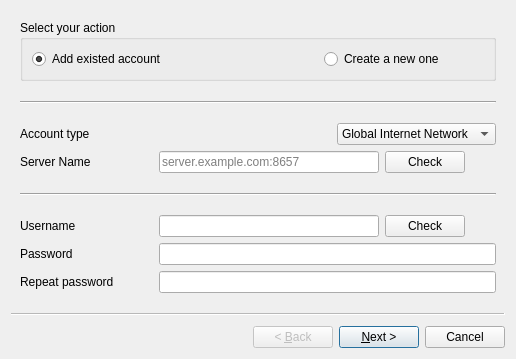
<?xml version="1.0" encoding="UTF-8"?>
<ui version="4.0">
 <class>wizard</class>
 <widget class="QWizard" name="wizard">
  <property name="geometry">
   <rect>
    <x>0</x>
    <y>0</y>
    <width>516</width>
    <height>359</height>
   </rect>
  </property>
  <property name="windowTitle">
   <string>Add Account</string>
  </property>
  <widget class="QWizardPage" name="wizardPage1">
   <layout class="QVBoxLayout" name="verticalLayout">
    <item>
     <widget class="QGroupBox" name="accountAction">
      <property name="title">
       <string>Select your action</string>
      </property>
      <property name="flat">
       <bool>false</bool>
      </property>
      <property name="checkable">
       <bool>false</bool>
      </property>
      <layout class="QHBoxLayout" name="horizontalLayout">
       <item>
        <widget class="QRadioButton" name="addExistedAccount">
         <property name="sizePolicy">
          <sizepolicy hsizetype="Minimum" vsizetype="Fixed">
           <horstretch>0</horstretch>
           <verstretch>0</verstretch>
          </sizepolicy>
         </property>
         <property name="text">
          <string>Add existed account</string>
         </property>
         <property name="checked">
          <bool>true</bool>
         </property>
         <attribute name="buttonGroup">
          <string>buttonGroup</string>
         </attribute>
        </widget>
       </item>
       <item>
        <spacer name="horizontalSpacer_2">
         <property name="orientation">
          <enum>Qt::Horizontal</enum>
         </property>
         <property name="sizeType">
          <enum>QSizePolicy::Fixed</enum>
         </property>
         <property name="sizeHint" stdset="0">
          <size>
           <width>126</width>
           <height>20</height>
          </size>
         </property>
        </spacer>
       </item>
       <item>
        <widget class="QRadioButton" name="createNew">
         <property name="text">
          <string>Create a new one</string>
         </property>
         <attribute name="buttonGroup">
          <string>buttonGroup</string>
         </attribute>
        </widget>
       </item>
      </layout>
     </widget>
    </item>
    <item>
     <spacer name="verticalSpacer">
      <property name="orientation">
       <enum>Qt::Vertical</enum>
      </property>
      <property name="sizeType">
       <enum>QSizePolicy::Expanding</enum>
      </property>
      <property name="sizeHint" stdset="0">
       <size>
        <width>23</width>
        <height>0</height>
       </size>
      </property>
     </spacer>
    </item>
    <item>
     <widget class="Line" name="line">
      <property name="orientation">
       <enum>Qt::Horizontal</enum>
      </property>
     </widget>
    </item>
    <item>
     <spacer name="verticalSpacer_2">
      <property name="orientation">
       <enum>Qt::Vertical</enum>
      </property>
      <property name="sizeHint" stdset="0">
       <size>
        <width>20</width>
        <height>0</height>
       </size>
      </property>
     </spacer>
    </item>
    <item>
     <layout class="QHBoxLayout" name="horizontalLayout_5">
      <item>
       <widget class="QLabel" name="label">
        <property name="acceptDrops">
         <bool>false</bool>
        </property>
        <property name="text">
         <string>Account type</string>
        </property>
        <property name="scaledContents">
         <bool>false</bool>
        </property>
       </widget>
      </item>
      <item>
       <spacer name="horizontalSpacer_5">
        <property name="orientation">
         <enum>Qt::Horizontal</enum>
        </property>
        <property name="sizeHint" stdset="0">
         <size>
          <width>40</width>
          <height>20</height>
         </size>
        </property>
       </spacer>
      </item>
      <item>
       <widget class="QComboBox" name="accoutType">
        <item>
         <property name="text">
          <string>Global Internet Network</string>
         </property>
        </item>
        <item>
         <property name="text">
          <string>Internal Network</string>
         </property>
        </item>
       </widget>
      </item>
     </layout>
    </item>
    <item>
     <layout class="QHBoxLayout" name="customServer">
      <item>
       <widget class="QLabel" name="label_2">
        <property name="minimumSize">
         <size>
          <width>133</width>
          <height>0</height>
         </size>
        </property>
        <property name="toolTip">
         <string>Server domain name or IP address with port</string>
        </property>
        <property name="text">
         <string>Server Name</string>
        </property>
       </widget>
      </item>
      <item>
       <widget class="QLineEdit" name="serverName">
        <property name="toolTip">
         <string/>
        </property>
        <property name="whatsThis">
         <string/>
        </property>
        <property name="autoFillBackground">
         <bool>false</bool>
        </property>
        <property name="placeholderText">
         <string>server.example.com:8657</string>
        </property>
       </widget>
      </item>
      <item>
       <widget class="QPushButton" name="pushButton">
        <property name="text">
         <string>Check</string>
        </property>
       </widget>
      </item>
      <item>
       <widget class="QLabel" name="label_7">
        <property name="minimumSize">
         <size>
          <width>25</width>
          <height>0</height>
         </size>
        </property>
        <property name="text">
         <string/>
        </property>
       </widget>
      </item>
     </layout>
    </item>
    <item>
     <spacer name="verticalSpacer_3">
      <property name="orientation">
       <enum>Qt::Vertical</enum>
      </property>
      <property name="sizeHint" stdset="0">
       <size>
        <width>20</width>
        <height>0</height>
       </size>
      </property>
     </spacer>
    </item>
    <item>
     <widget class="Line" name="line_2">
      <property name="orientation">
       <enum>Qt::Horizontal</enum>
      </property>
     </widget>
    </item>
    <item>
     <spacer name="verticalSpacer_4">
      <property name="orientation">
       <enum>Qt::Vertical</enum>
      </property>
      <property name="sizeHint" stdset="0">
       <size>
        <width>20</width>
        <height>0</height>
       </size>
      </property>
     </spacer>
    </item>
    <item>
     <layout class="QHBoxLayout" name="horizontalLayout_2">
      <item>
       <widget class="QLabel" name="label_3">
        <property name="minimumSize">
         <size>
          <width>133</width>
          <height>0</height>
         </size>
        </property>
        <property name="text">
         <string>Username</string>
        </property>
       </widget>
      </item>
      <item>
       <widget class="QLineEdit" name="userName"/>
      </item>
      <item>
       <widget class="QPushButton" name="checkUserName">
        <property name="text">
         <string>Check</string>
        </property>
       </widget>
      </item>
      <item>
       <widget class="QLabel" name="checkUserNameOK">
        <property name="minimumSize">
         <size>
          <width>25</width>
          <height>0</height>
         </size>
        </property>
        <property name="text">
         <string/>
        </property>
       </widget>
      </item>
     </layout>
    </item>
    <item>
     <layout class="QHBoxLayout" name="horizontalLayout_3">
      <item>
       <widget class="QLabel" name="label_4">
        <property name="minimumSize">
         <size>
          <width>133</width>
          <height>0</height>
         </size>
        </property>
        <property name="text">
         <string>Password</string>
        </property>
       </widget>
      </item>
      <item>
       <widget class="QLineEdit" name="password">
        <property name="echoMode">
         <enum>QLineEdit::Password</enum>
        </property>
       </widget>
      </item>
     </layout>
    </item>
    <item>
     <layout class="QHBoxLayout" name="repeatPassword">
      <item>
       <widget class="QLabel" name="label_5">
        <property name="minimumSize">
         <size>
          <width>133</width>
          <height>0</height>
         </size>
        </property>
        <property name="text">
         <string>Repeat password</string>
        </property>
       </widget>
      </item>
      <item>
       <widget class="QLineEdit" name="passwordRepeat">
        <property name="echoMode">
         <enum>QLineEdit::Password</enum>
        </property>
       </widget>
      </item>
     </layout>
    </item>
   </layout>
  </widget>
  <widget class="QWizardPage" name="wizardPage2"/>
 </widget>
 <resources/>
 <connections>
  <connection>
   <sender>wizard</sender>
   <signal>rejected()</signal>
   <receiver>wizard</receiver>
   <slot>close()</slot>
   <hints>
    <hint type="sourcelabel">
     <x>266</x>
     <y>174</y>
    </hint>
    <hint type="destinationlabel">
     <x>266</x>
     <y>174</y>
    </hint>
   </hints>
  </connection>
 </connections>
 <buttongroups>
  <buttongroup name="buttonGroup"/>
 </buttongroups>
</ui>
